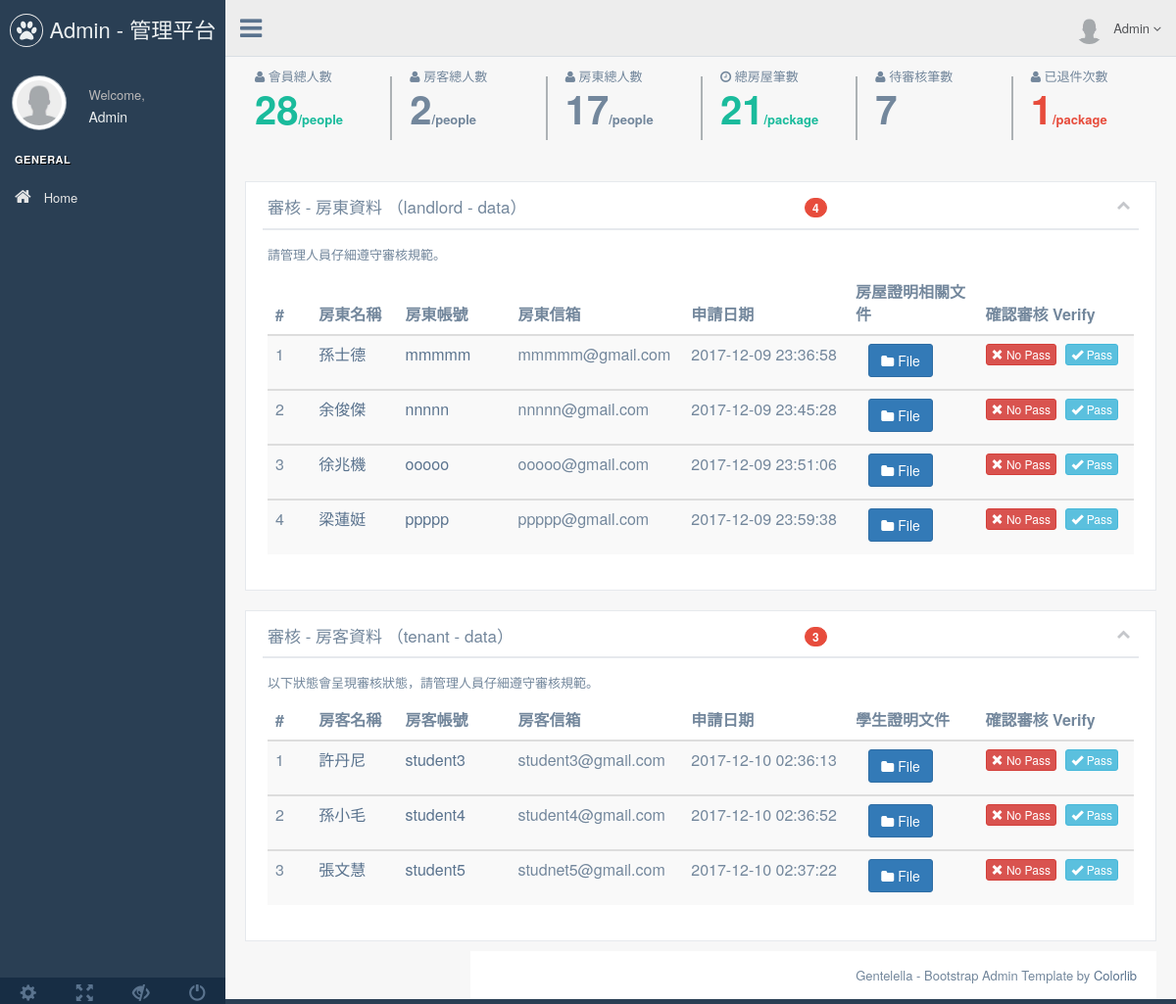
/production/index.php, run on the app's committed database.
### tables this page shows
CREATE TABLE `member` (
  `mem_id` int(11) NOT NULL,
  `account` varchar(40) NOT NULL,
  `password` varchar(40) NOT NULL,
  `name` varchar(20) NOT NULL,
  `email` varchar(30) NOT NULL,
  `file` varchar(50) NOT NULL,
  `head` varchar(50) DEFAULT NULL,
  `mday` datetime NOT NULL,
  `verify` tinyint(1) NOT NULL,
  `level` tinyint(1) NOT NULL,
  `withdrawal` tinyint(1) NOT NULL
);

### Controller/Admin.php (called while the page is built, shortened)
<?php
class Admin
{
	public static function verify_tenant_data()
	{
		$mysqli = Connect::conn();
		$sql = "SELECT * FROM `member` WHERE `level` = '1' AND `verify` = '0' AND `withdrawal`='0'";
    	$result= $mysqli->query($sql);
    	if ($result->num_rows > 0){
		   while($row = $result->fetch_array()) {
		   		$verify_tenant_data[]=$row;
		 	}
		 		return $verify_tenant_data;
		 }else {
		    echo " --目前尚未待審核房客資料--";
		}
	}
	public static function verify_tenant_num()
	{
		$mysqli = Connect::conn();
		$sql = "SELECT COUNT(*) AS num FROM `member` WHERE `level` = '1' AND `verify` = '0' AND `withdrawal`='0'";
    	$result= $mysqli->query($sql);
    	if ($result->num_rows > 0){
		   while($row = $result->fetch_array()) {
		   		$verify_tenant_data[]=$row;
		 	}
		 		return $verify_tenant_data;
		 }else {
		    echo "0";
		}
	}
	public static function verify_landlord_data()
	{
		$mysqli = Connect::conn();
		$sql = "SELECT * FROM `member` WHERE `level` = '2' AND `verify` = '0' AND `withdrawal`='0'";
    	$result= $mysqli->query($sql);
    	if ($result->num_rows > 0){
		   while($row = $result->fetch_array()) {
		   		$verify_landlord_data[]=$row;
		 	}
		 		return $verify_landlord_data;
		 }else {
		    echo " --目前尚未待審核房客資料--";
		}
	}
	public static function verify_landlord_num()
	{
		$mysqli = Connect::conn();
		$sql = "SELECT COUNT(*) AS num FROM `member` WHERE `level` = '2' AND `verify` = '0' AND `withdrawal`='0'";
    	$result= $mysqli->query($sql);
    	if ($result->num_rows > 0){
		   while($row = $result->fetch_array()) {
		   		$verify_landlord_data[]=$row;
		 	}
		 		return $verify_landlord_data;
		 }else {
		    echo "0";
		}
	}
}
?>

### production/verify_landlord.php (the view, shortened to what this page needs)
            <div class="row">
              <div class="col-md-12">
                <div class="x_panel">
                  <div class="x_title">
                    <h2>審核 - 房東資料 （landlord - data）</h2>
<?php
  $verify_landlord_num = Admin::verify_landlord_num();
  if(!empty($verify_landlord_num)){
      foreach ($verify_landlord_num as $verify_landlordnum){
?>
<?php
                    if( $verify_landlordnum['num'] !='0'){
                  ?>
                  <span class="badge bg-red " style="margin-top: 5px; color: white;">
                  <?php
                        echo  $verify_landlordnum['num'];
                  ?>
                  </span>
                  <?php
                  }
                  ?>
<?php
    }
  }
?>
                    <ul class="nav navbar-right panel_toolbox">
                       <li style="margin-left:68%;"><a class="collapse-link"><i class="fa fa-chevron-up"></i></a>
                      </li>
                    </ul>
                    <div class="clearfix"></div>
                  </div>
                  <div class="x_content">
                    <p>請管理人員仔細遵守審核規範。</p>
                    <table class="table table-striped projects">
                      <thead>
                        <tr>
                          <th style="width: 5%">#</th>
                          <th style="width: 10%">房東名稱</th>
                          <th style="width: 13%">房東帳號</th>
                          <th style="width: 20%">房東信箱</th>
                          <th>申請日期</th>
                          <th style="width: 15%">房屋證明相關文件</th>
                          <th>確認審核 Verify</th>
                        </tr>
                      </thead>
<?php
$number = 1;
  $verify_landlord_data = Admin::verify_landlord_data();
    if(!empty($verify_landlord_data)){
      foreach ($verify_landlord_data as $verify_landlord){
?>
                      <tbody>
                        <tr>
                          <td><?php echo $number++;?></td>
                          <td>
                            <a><?php echo $verify_landlord['name']; ?></a>
                          </td>
                          <td>
                            <a><?php echo $verify_landlord['account']; ?></a>
                          </td>
                          <td>
                            <?php echo $verify_landlord['email']; ?>
                          </td>
                          <td>
                            <?php echo $verify_landlord['mday']; ?>
                          </td>
                          <td>
                            <button type="button" class="btn btn-Primary" data-toggle="modal" data-target=".bs-example-modal-lg<?php  echo $verify_landlord['mem_id']; ?>"><i class="fa fa-folder"></i> File</button>
                          <td>
                            <a href="/renthouse/production/index.php?verify_landlord_nopass=<?php echo $verify_landlord['mem_id']; ?>" class="btn btn-danger btn-xs"><i class="glyphicon glyphicon-remove"></i> No Pass </a>
                            <a href="/renthouse/production/index.php?landlord_id=<?php echo $verify_landlord['mem_id']; ?>" class="btn btn-info btn-xs"><i class="glyphicon glyphicon-ok"></i> Pass </a>
                          </td>
                        </tr>
<?php
  }
}
?>
                      </tbody>
                    </table>
                  </div>
                </div>

### production/verify_tenant.php (shortened to what this page needs)
            <div class="row">
              <div class="col-md-12">
                <div class="x_panel">
                  <div class="x_title">
                    <h2>審核 - 房客資料 （tenant - data）</h2>
<?php
  $verify_tenant_num = Admin::verify_tenant_num();
  if(!empty($verify_tenant_num)){
      foreach ($verify_tenant_num as $verify_tenantnum){
?>
                  <?php
                    if( $verify_tenantnum['num'] !='0'){
                  ?>
                  <span class="badge bg-red" style="margin-top: 5px; color: white;">
                  <?php
                        echo  $verify_tenantnum['num'];
                  ?>
                  </span>
                  <?php
                  }
                  ?>
<?php
    }
  }
?>
                    <ul class="nav navbar-right panel_toolbox">
                       <li style="margin-left:68%;"><a class="collapse-link"><i class="fa fa-chevron-up"></i></a>
                      </li>
                    </ul>
                    <div class="clearfix"></div>
                  </div>
                  <div class="x_content">
                    <p>以下狀態會呈現審核狀態，請管理人員仔細遵守審核規範。</p>
                    <table class="table table-striped projects">
                      <thead>
                        <tr>
                          <th style="width: 5%">#</th>
                          <th style="width: 10%">房客名稱</th>
                          <th style="width: 13%">房客帳號</th>
                          <th style="width: 20%">房客信箱</th>
                          <th>申請日期</th>
                          <th style="width: 15%">學生證明文件</th>
                          <th>確認審核 Verify</th>
                        </tr>
                      </thead>
<?php
$number = 1;
  $verify_tenant_data = Admin::verify_tenant_data();
    if(!empty($verify_tenant_data)){
      foreach ($verify_tenant_data as $verify_tenant){
?>
                      <tbody>
                        <tr>
                          <td><?php echo $number++;?></td>
                          <td>
                            <a><?php echo $verify_tenant['name']; ?></a>
                          </td>
                          <td>
                            <a><?php echo $verify_tenant['account']; ?></a>
                          </td>
                          <td>
                            <?php echo $verify_tenant['email']; ?>
                          </td>
                          <td>
                            <?php echo $verify_tenant['mday']; ?>
                          </td>
                          <td>
                            <button type="button" class="btn btn-Primary" data-toggle="modal" data-target=".bs-example-modal-lg<?php  echo $verify_tenant['mem_id']; ?>"><i class="fa fa-folder"></i> File</button>
                          <td>
                            <a href="/renthouse/production/index.php?verify_tenant_nopass=<?php echo $verify_tenant['mem_id']; ?>" class="btn btn-danger btn-xs"><i class="glyphicon glyphicon-remove"></i> No Pass </a>
                            <a href="/renthouse/production/index.php?tenant_id=<?php echo $verify_tenant['mem_id']; ?>" class="btn btn-info btn-xs"><i class="glyphicon glyphicon-ok"></i> Pass </a>
                          </td>
                        </tr>
<?php
  }
}
?>
                      </tbody>
                    </table>
                  </div>
                </div>

### data on the page
member: name "孫士德", account "mmmmm", email "mmmmm@gmail.com", mday "2017-12-09 23:36:58"
member: name "余俊傑", account "nnnnn", email "nnnnn@gmail.com", mday "2017-12-09 23:45:28"
member: name "徐兆機", account "ooooo", email "ooooo@gmail.com", mday "2017-12-09 23:51:06"
member: name "梁蓮娗", account "ppppp", email "ppppp@gmail.com", mday "2017-12-09 23:59:38"
member: name "許丹尼", account "student3", email "student3@gmail.com", mday "2017-12-10 02:36:13"
member: name "孫小毛", account "student4", email "student4@gmail.com", mday "2017-12-10 02:36:52"
member: name "張文慧", account "student5", email "studnet5@gmail.com", mday "2017-12-10 02:37:22"

### other printed values
$num['num'] "28"
$num['num'] "2"
$num['num'] "17"
$num['num'] "21"
$num['num']-1 "7"
$num['num'] "1"
$verify_landlordnum['num'] "4"
$verify_tenantnum['num'] "3"
